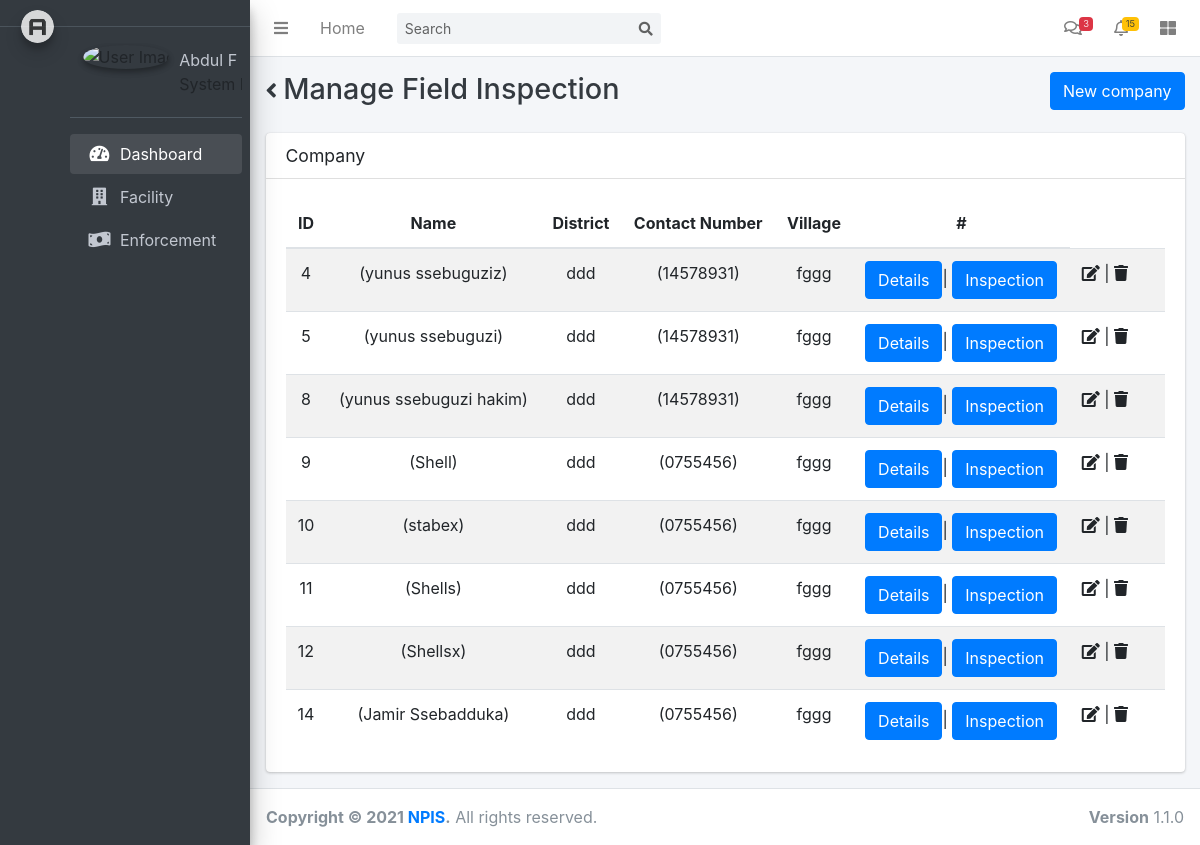
Before: /manage_company/ with the older database file.
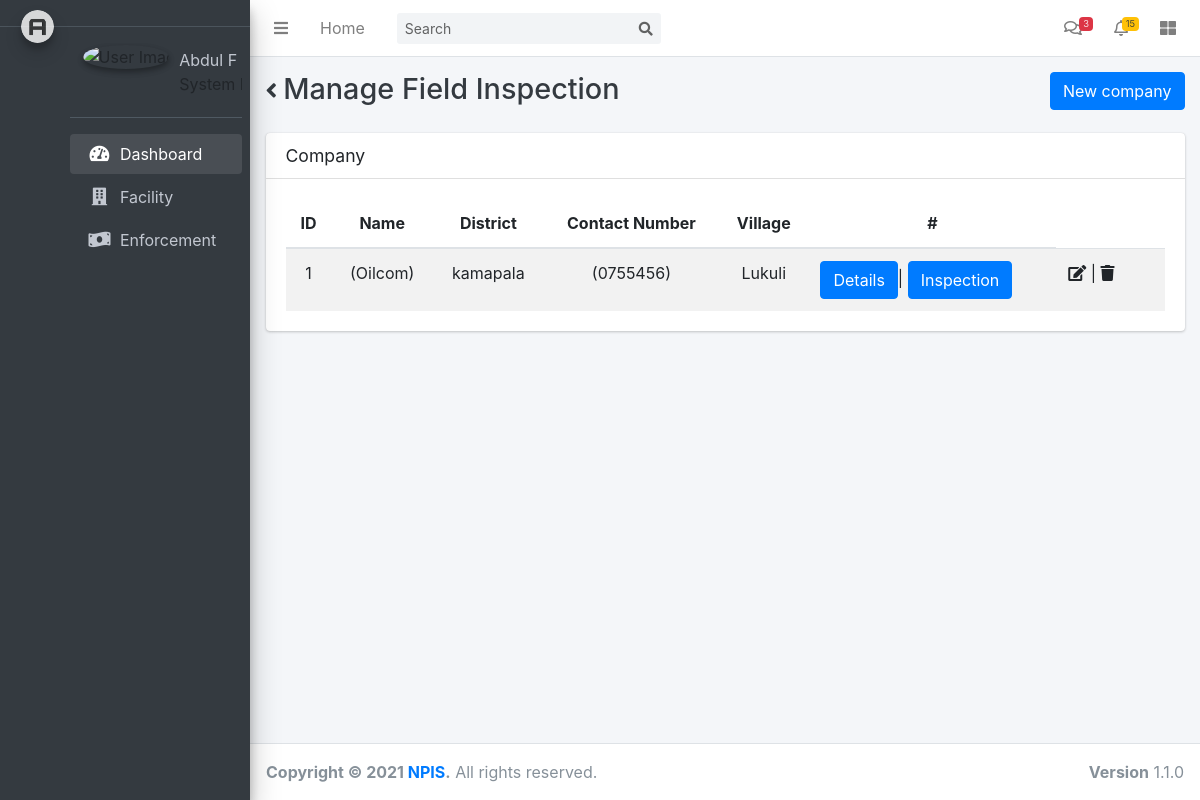
After: the same page with the newer database file.
### app/models/company.py (models this page shows, shortened)
class Company(models.Model):
    FACILTY_TYPE_CHOICES = [
        ('Depot', 'Depot'),
        ('Truck', 'Truck'),
        ('Service', 'Service'),
        ('Filling Station', 'Filling Station')
    ]
    id = models.AutoField(primary_key=True)
    facility_type = models.CharField(max_length=50,choices=FACILTY_TYPE_CHOICES)
    code = models.CharField(max_length=50)
    name = models.CharField(max_length=150)
    registration_no = models.CharField(max_length=50)
    contact_person = models.CharField(max_length=50)
    contact_no = models.CharField(max_length=50)
    email = models.EmailField(max_length=254)
    address = models.CharField(max_length=50)
    region = models.CharField(max_length=200)
    district = models.CharField(max_length=50)
    county = models.CharField(max_length=50)
    sub_county = models.CharField(max_length=50)
    post_code = models.CharField(max_length=50)
    village = models.CharField(max_length=50)
    ownership = models.CharField(max_length=50)
    parish = models.CharField(max_length=50)
    fax = models.CharField(max_length=50)
    tin = models.CharField(max_length=50)
    logo = models.ImageField(upload_to=None, height_field=None, width_field=None, max_length=None,null = True,blank=True)
    distance = models.CharField(verbose_name="Distance from Nearest Licensed Station.",max_length=100, null=True)
    class Meta:
        verbose_name = ("Company")
        verbose_name_plural = ("Companys")

### app/views/company_views.py (the view, shortened to what this page needs)
# urls.py: path('manage_company/', company_views.manage_company, name='register_company'),
def manage_company(request):
    company_form = CompanyForm()
    companys = get_companys()
    context = {
        "company_form": company_form,
        "companys": companys
    }
    return render(request, "company/company_registration.html", context)

### app/forms/company_form.py
class CompanyForm(ModelForm):
    class Meta:
        model = Company
        fields = fields = ['name', 'contact_no',
                           'address', 'district', 'county', 'sub_county', 'parish', 'village', 'ownership']
    def __init__(self, *args, **kwargs):
        super(CompanyForm, self).__init__(*args, **kwargs)
        self.helper = FormHelper()

### app/selectors/company_selector.py (called while the page is built)
def get_companys():
    return Company.objects.all()

### app/templates/company/company_registration.html (shortened to what this page needs)
{% extends '../base.html' %}
{% load static %}
{% load crispy_forms_tags %}
{%block page_title%}
Manage Field Inspection
{% endblock%}
{% block right_button%}
<button type="button" class="btn btn-primary" data-toggle="modal" data-target="#modal-add-farm">
    New company
</button>
{% endblock %}
{% block content %}
<div class="container-fluid">
    <div class="row">
        <div class="col-12">
            <div class="card">
                {%if companys %}
                <div class="card-header">
                    <h3 class="card-title">Company</h3>
                </div>
                <div class="card-body">
                    <table id="dataTables-example" class="table table-striped" data-page-length='100'>
                        <thead>
                        <tr>
                            <th class="text-center">ID</th>
                            <th class="text-center">Name</th>
                            <th class="text-center">District</th>
                            <th class="text-center">Contact Number</th>
                            <th class="text-center">Village</th>
                            <th class="text-center">#</th>
                        </tr>
                        </thead>
                        <tbody>
                        {% for companys in companys %}
                        <tr data-id={{companys.id}}>
                            <td class="text-center">{{companys.id}}</td>
                            <td class="text-center">({{companys.name}})</td>
                            <td class="text-center">{{companys.district}}</td>
                            <td class="text-center">({{companys.contact_no}})</td>
                            <td class="text-center">{{companys.village}}</td>
                             <td>
                                <a class="btn btn-primary" href="{% url 'company_detail' companys.id %}">
                                    Details
                                </a>|
                                <a class="btn btn-primary" href="{% url 'company_inspection' companys.id %}">
                                    Inspection
                                </a>
                             </td>
                            <td>
                                <a href="{% url 'edit_company_view' companys.id %}" style="color:inherit">
                                    <i class="fa fa-edit"></i>
                                </a> |
                                <a href="{% url 'delete_company_view' companys.id %}" style="color: inherit">
                                    <i class="fa fa-trash" onclick="return 'Do you want to delete {{companys.id}}?'"></i>
                                </a>
                            <td>
                        </tr>
                        {% endfor %}
                        </tbody>
                    </table>
                </div>
                {%else%}
                <div class="card-body">
                    <h4>No Data available</h4>
                </div>
                {%endif%}
            </div>
        </div>
    </div>
</div>
{% endblock content %}

Changed rows visible on the page:
removed Company: id "4", name "yunus ssebuguziz", district "ddd", contact_no "14578931", village "fggg"
removed Company: id "5", name "yunus ssebuguzi", district "ddd", contact_no "14578931", village "fggg"
removed Company: id "8", name "yunus ssebuguzi hakim", district "ddd", contact_no "14578931", village "fggg"
removed Company: id "9", name "Shell", district "ddd", contact_no "0755456", village "fggg"
removed Company: id "10", name "stabex", district "ddd", contact_no "0755456", village "fggg"
removed Company: id "11", name "Shells", district "ddd", contact_no "0755456", village "fggg"
removed Company: id "12", name "Shellsx", district "ddd", contact_no "0755456", village "fggg"
removed Company: id "14", name "Jamir Ssebadduka", district "ddd", contact_no "0755456", village "fggg"
added Company: id "1", name "Oilcom", district "kamapala", contact_no "0755456", village "Lukuli"
